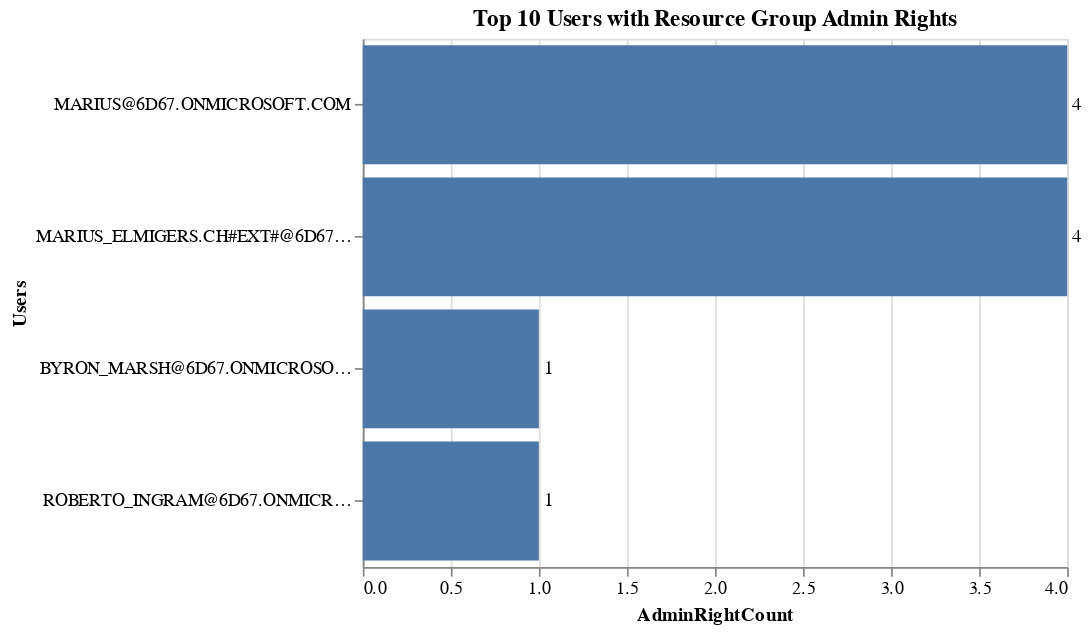

The cell this chart's notebook holds for it:
### Markdown cell above
## Top 10 Users with Resource Group Admin Rights

### Code cell
query = """
Match (n) where n:User OR n:AZUser
Optional MATCH (n)-[]->(c1:AZResourceGroup)
WITH n, COLLECT(c1) AS tempVar
UNWIND tempVar AS computers
RETURN n.azname AS Users,COUNT(DISTINCT(computers)) AS AdminRightCount
ORDER BY AdminRightCount DESC limit 10
"""
GroupsWithLocalAdminRights = g.run(query).to_data_frame()

bars = alt.Chart(GroupsWithLocalAdminRights, title="Top 10 Users with Resource Group Admin Rights").mark_bar().encode(
    x='AdminRightCount:Q',
    y=alt.Y(
        "Users:N",
        sort=alt.EncodingSortField(
            field="AdminRightCount",
            order="descending"
        )
    )
)
text = bars.mark_text(
    align='left',
    baseline='middle',
    dx=3
).encode(
    text='AdminRightCount:Q'
)
(bars + text).properties(height=300)

### Figure 1 — Vega-Lite specification as saved in the notebook (floating-point values rounded to 4 significant figures)
{"$schema": "https://vega.github.io/schema/vega-lite/v4.8.1.json", "config": {"view": {"continuousHeight": 300, "continuousWidth": 400}}, "data": {"name": "data-6bda1edbb59ff6282d812e6b2f2c97e3"}, "datasets": {"data-6bda1edbb59ff6282d812e6b2f2c97e3": [{"AdminRightCount": 4, "Users": "MARIUS@6D67.ONMICROSOFT.COM"}, {"AdminRightCount": 4, "Users": "MARIUS_ELMIGERS.CH#EXT#@6D67.ONMICROSOFT.COM"}, {"AdminRightCount": 1, "Users": "BYRON_MARSH@6D67.ONMICROSOFT.COM"}, {"AdminRightCount": 1, "Users": "ROBERTO_INGRAM@6D67.ONMICROSOFT.COM"}]}, "height": 300, "layer": [{"encoding": {"x": {"field": "AdminRightCount", "type": "quantitative"}, "y": {"field": "Users", "sort": {"field": "AdminRightCount", "order": "descending"}, "type": "nominal"}}, "mark": "bar", "title": "Top 10 Users with Resource Group Admin Rights"}, {"encoding": {"text": {"field": "AdminRightCount", "type": "quantitative"}, "x": {"field": "AdminRightCount", "type": "quantitative"}, "y": {"field": "Users", "sort": {"field": "AdminRightCount", "order": "descending"}, "type": "nominal"}}, "mark": {"align": "left", "baseline": "middle", "dx": 3, "type": "text"}, "title": "Top 10 Users with Resource Group Admin Rights"}]}
